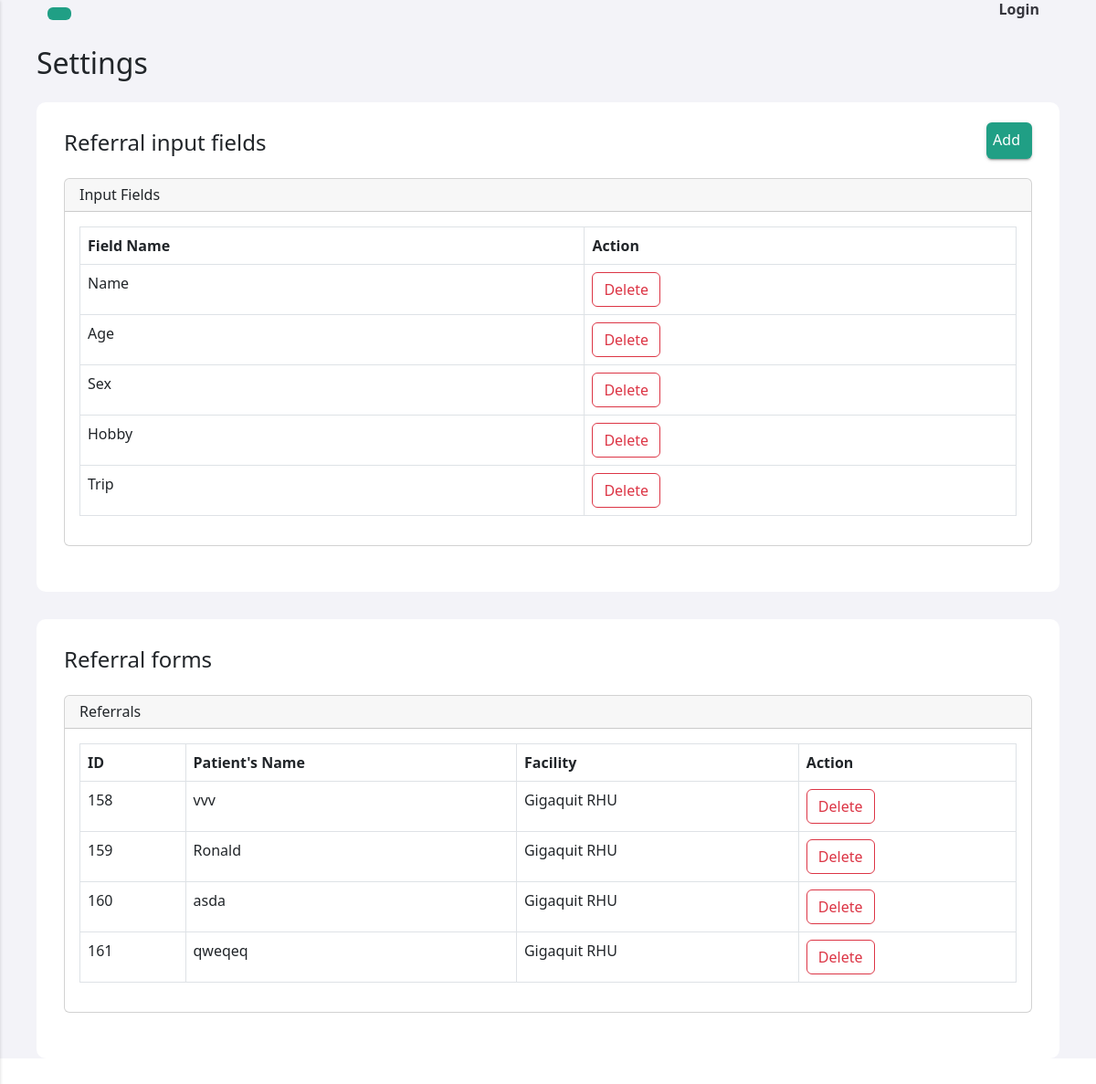
The app's page /settings.php (signed in), older data.
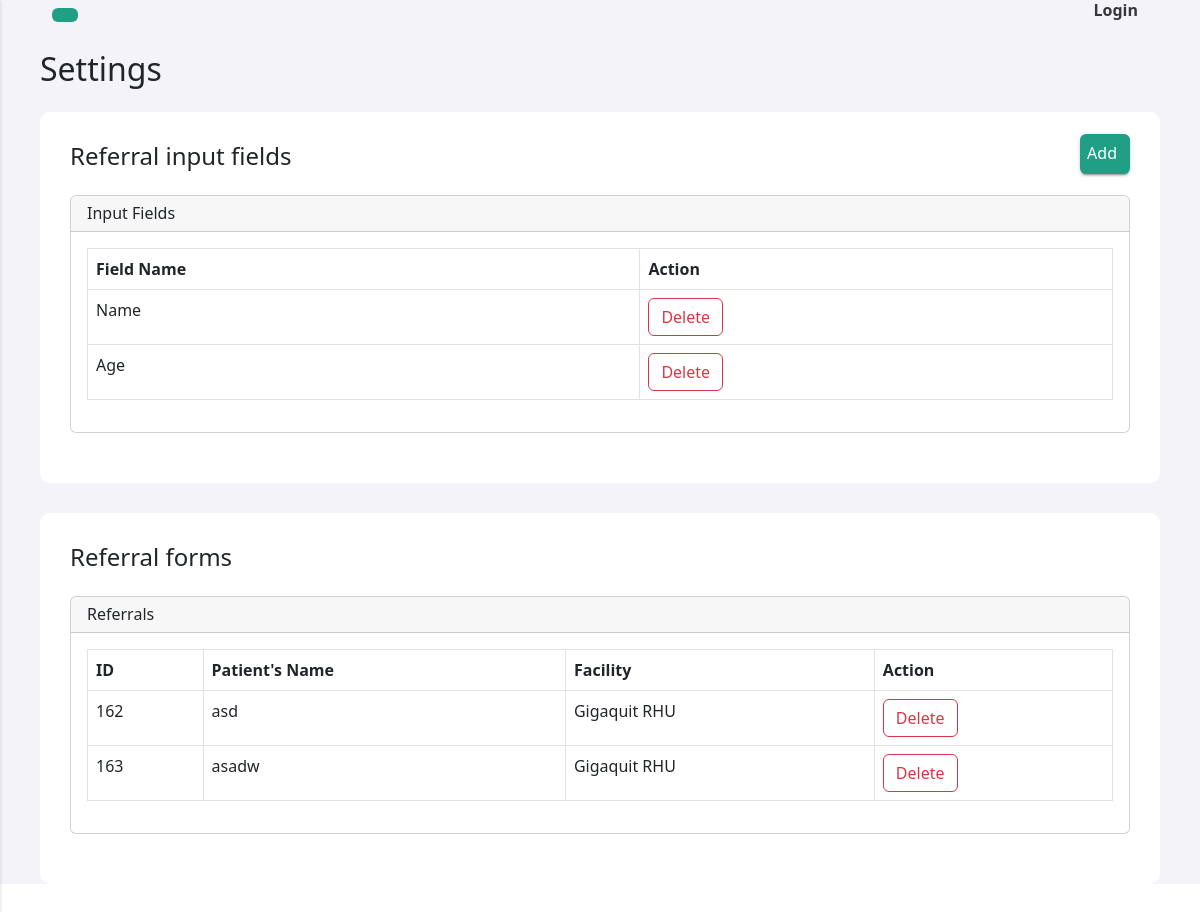
The same page, newer data.
### tables this page shows
CREATE TABLE `referral_forms` (
  `id` int(11) NOT NULL,
  `Name` varchar(255) DEFAULT NULL,
  `Age` varchar(255) DEFAULT NULL
);

CREATE TABLE `facilities` (
  `fclt_id` int(11) NOT NULL,
  `fclt_name` varchar(255) NOT NULL,
  `fclt_password` varchar(255) NOT NULL,
  `fclt_ref_id` varchar(255) NOT NULL,
  `fclt_type` varchar(255) NOT NULL,
  `fclt_address` varchar(255) NOT NULL,
  `img_url` text NOT NULL
);

### includes/referral_functions.inc.php (called while the page is built, shortened)
<?php
include 'dbh.inc.php';
function referral_format() {
    global $conn;
    $sql = "SHOW COLUMNS FROM referral_forms";
    $result = mysqli_query($conn, $sql);
    if ($result) {
        $referrals = mysqli_fetch_all($result, MYSQLI_ASSOC);
        return $referrals;
    } else {
        echo "Error executing query: " . mysqli_error($conn);
    }
    return array();
}
function referrals() {
    global $conn;
    $sql = "SELECT referral_forms.*, facilities.fclt_name FROM referral_forms
    INNER JOIN referral_records ON referral_forms.id = referral_records.rfrrl_id
    INNER JOIN facilities ON referral_records.fclt_id = facilities.fclt_id";
    $result = mysqli_query($conn, $sql);
    if ($result) {
        $referrals = mysqli_fetch_all($result, MYSQLI_ASSOC);
        return $referrals;
    } else {
        echo "Error executing query: " . mysqli_error($conn);
    }
    return array();
}

### settings.php (the view, shortened to what this page needs)
<?php
include_once 'header.php';
include_once 'includes/referral_functions.inc.php';
$referral_format = referral_format();
$referrals = referrals();
?>
<h2 class="left-heading mb-4">Settings</h2>
<div class="feed">
<div class="head">
<h4 class="left-heading mb-4">Referral input fields</h4>
<button type="button" class="right-button btn " data-bs-toggle="modal" data-bs-target="#staticBackdrop"><i class="fi fi-br-plus"></i> Add</button>
</div>
  <div class="card">
  <h6 class="card-header">Input Fields</h6>
  <div class="card-body">
  <table id="fieldTable" class="table table-bordered table-hover">
  <thead>
    <tr>
      <th scope="col">Field Name</th>
      <th scope="col">Action</th>
    </tr>
  </thead>
  <tbody>
    <?php
    foreach ($referral_format as $referral) {
      if ($referral['Field'] !== 'id') {
        $fieldName = str_replace('_', ' ', $referral['Field']);
        ?>
        <tr>
          <td><?= $fieldName ?></td>
          <td>
            <button type="button" value="<?= $referral['Field']; ?>" class="deleteField btn btn-outline-danger">Delete</button>
          </td>
        </tr>
        <?php
      }
    }
    ?>
  </tbody>
</table>
  </div>
</div>
</div>
  <div class="feed">
  <h4 class="left-heading mb-4">Referral forms</h4>
  <div class="card">
  <h6 class="card-header">Referrals</h6>
  <div class="card-body">
  <table id="referralsTable" class="table table-bordered table-hover">
  <thead>
    <tr>
      <th scope="col">ID</th>
      <th scope="col">Patient's Name</th>
      <th scope="col">Facility</th>
      <th scope="col">Action</th>
    </tr>
  </thead>
  <tbody>
        <?php
        foreach ($referrals as $referrals) {
            ?>
            <tr>
            <td><?=$referrals['id']?></td>
            <td><?=$referrals['Name']?></td>
            <td><?=$referrals['fclt_name']?></td>
            <td>
              <button type="button" value="<?=$referrals['id'];?>" class="deleteReferral btn btn-outline-danger">Delete</button>
            </td>
            </tr>
            <?php
        }
        ?>
            </tbody>
</table>
  </div>
</div>
</div>
    <?php
require 'footer.php';
?>

Row changes from the older to the newer data that the page shows:
no longer on this page (row unchanged): referral_forms: id "158", Name "vvv", facilities.fclt_name "Gigaquit RHU"
no longer on this page (row unchanged): referral_forms: id "159", Name "Ronald", facilities.fclt_name "Gigaquit RHU"
no longer on this page (row unchanged): referral_forms: id "160", Name "asda", facilities.fclt_name "Gigaquit RHU"
no longer on this page (row unchanged): referral_forms: id "161", Name "qweqeq", facilities.fclt_name "Gigaquit RHU"
added referral_forms: id "162", Name "asd", facilities.fclt_name "Gigaquit RHU"
added referral_forms: id "163", Name "asadw", facilities.fclt_name "Gigaquit RHU"
Text that changed along with them:
list line gone: "Sex Delete"
list line gone: "Hobby Delete"
list line gone: "Trip Delete"
